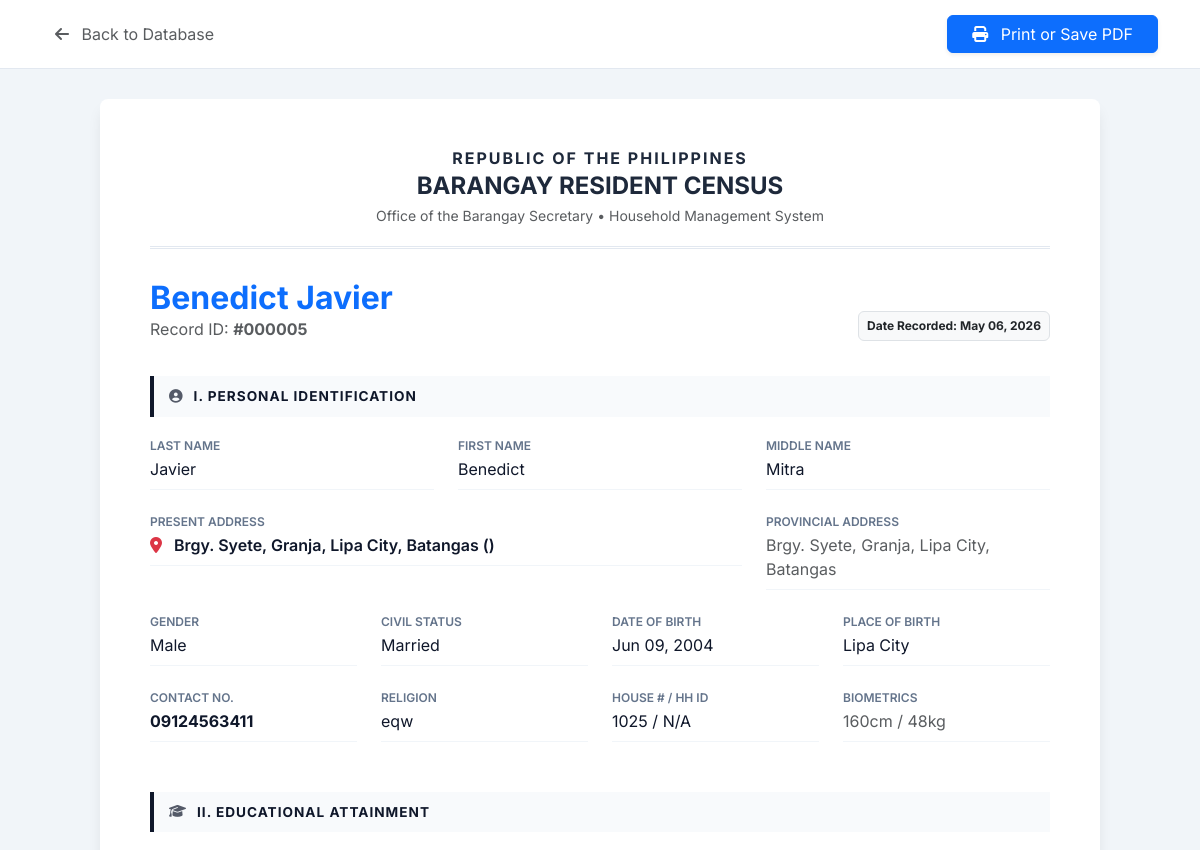
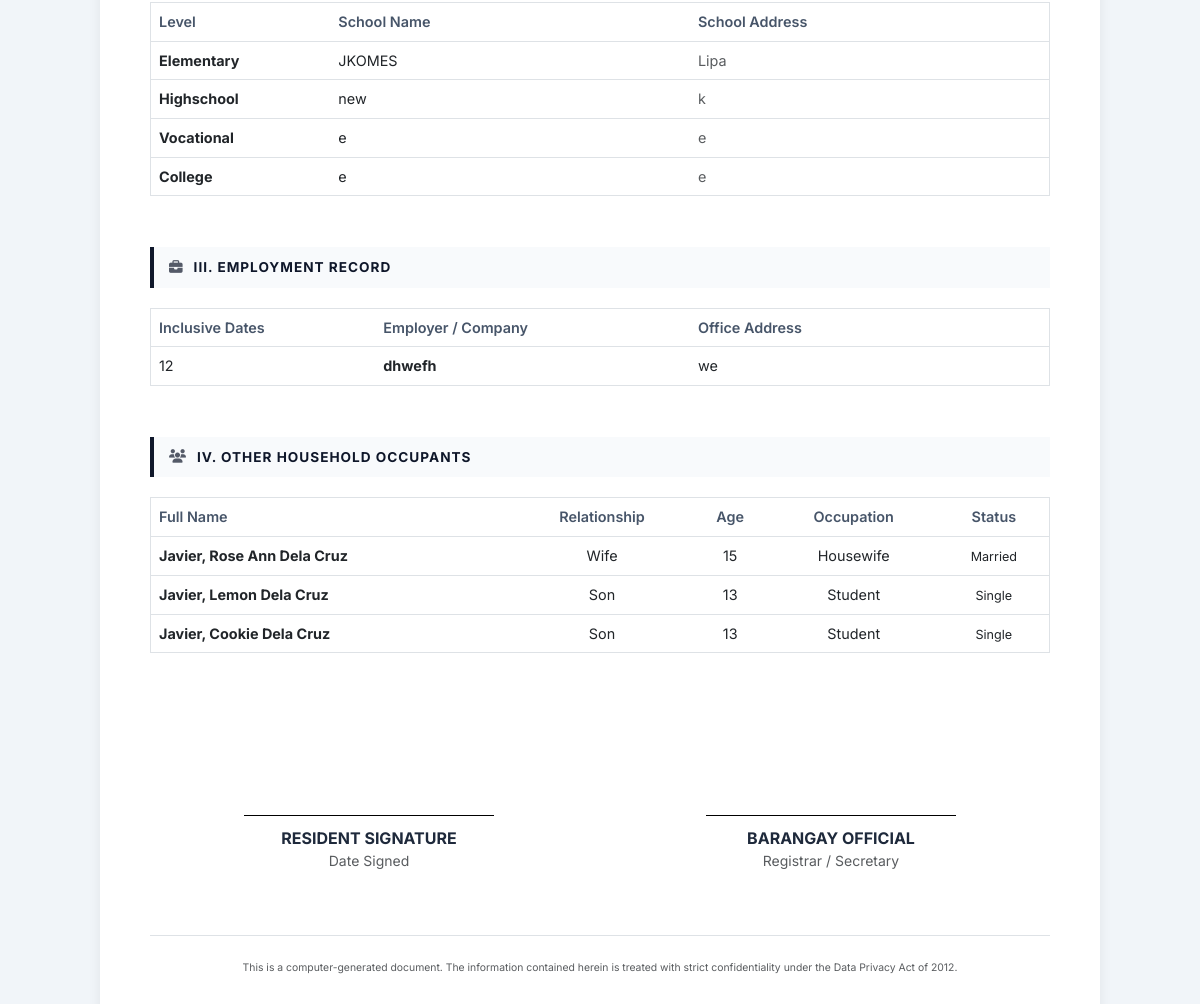
Page /view_details.php?id=5 on the committed database (2 pictures, top to bottom).
### tables this page shows
CREATE TABLE `residents` (
  `resident_id` int(11) NOT NULL,
  `first_name` varchar(100) DEFAULT NULL,
  `middle_name` varchar(100) DEFAULT NULL,
  `last_name` varchar(100) DEFAULT NULL,
  `ownership` enum('Home Owner','Boarder','Renter') NOT NULL,
  `present_address` text DEFAULT NULL,
  `address_type` enum('Owner','Boarder') DEFAULT NULL,
  `provincial_address` text DEFAULT NULL,
  `gender` enum('Male','Female') DEFAULT NULL,
  `civil_status` enum('Single','Married','Widowed','Separated') DEFAULT NULL,
  `birthdate` date DEFAULT NULL,
  `birthplace` varchar(255) DEFAULT NULL,
  `height` varchar(10) DEFAULT NULL,
  `weight` varchar(10) DEFAULT NULL,
  `contact_number` varchar(20) DEFAULT NULL,
  `email_address` varchar(100) DEFAULT NULL,
  `religion` varchar(100) DEFAULT NULL,
  `occupation` varchar(100) DEFAULT NULL,
  `house_number` varchar(50) DEFAULT NULL,
  `household_id` int(11) DEFAULT NULL,
  `status` enum('Registered','Not Registered') NOT NULL DEFAULT 'Not Registered',
  `created_at` timestamp NOT NULL DEFAULT current_timestamp()
);

CREATE TABLE `resident_education` (
  `edu_id` int(11) NOT NULL,
  `resident_id` int(11) DEFAULT NULL,
  `level` varchar(50) DEFAULT NULL,
  `school_name` varchar(255) DEFAULT NULL,
  `school_address` varchar(255) DEFAULT NULL
);

CREATE TABLE `resident_employment` (
  `emp_id` int(11) NOT NULL,
  `resident_id` int(11) DEFAULT NULL,
  `duration` varchar(100) DEFAULT NULL,
  `company` varchar(255) DEFAULT NULL,
  `employer_address` varchar(255) DEFAULT NULL
);

CREATE TABLE `resident_occupants` (
  `occ_id` int(11) NOT NULL,
  `resident_id` int(11) DEFAULT NULL,
  `full_name` varchar(255) DEFAULT NULL,
  `position_in_family` varchar(100) DEFAULT NULL,
  `gender` varchar(255) NOT NULL,
  `age` int(11) DEFAULT NULL,
  `birthdate` date DEFAULT NULL,
  `contact_number` int(25) NOT NULL,
  `civil_status` varchar(50) DEFAULT NULL,
  `occupation` varchar(100) DEFAULT NULL
);

### view_details.php (the view, shortened to what this page needs)
<?php
include("config/db.php");
$resident_id = $conn->real_escape_string($_GET['id']);
$res_query = $conn->query("SELECT * FROM residents WHERE resident_id = $resident_id");
$resident = $res_query->fetch_assoc();
$edu_query = $conn->query("SELECT * FROM resident_education WHERE resident_id = $resident_id");
$emp_query = $conn->query("SELECT * FROM resident_employment WHERE resident_id = $resident_id");
$occ_query = $conn->query("SELECT * FROM resident_occupants WHERE resident_id = $resident_id");
?>
<!DOCTYPE html>
<html lang="en">
<head>
    <link href="https://cdn.jsdelivr.net/npm/bootstrap@5.3.0/dist/css/bootstrap.min.css" rel="stylesheet">
    <link rel="stylesheet" href="https://cdnjs.cloudflare.com/ajax/libs/font-awesome/6.4.0/css/all.min.css">
</head>
<body>
<div class="action-bar no-print">
    <div class="container d-flex justify-content-between align-items-center">
        <a href="view_residents.php" class="btn btn-link text-decoration-none text-muted">
            <i class="fa fa-arrow-left me-2"></i> Back to Database
        </a>
        <div>
            <button onclick="window.print()" class="btn btn-primary px-4 shadow-sm">
                <i class="fa fa-print me-2"></i> Print or Save PDF
            </button>
        </div>
    </div>
</div>
<div class="container mb-5">
    <div class="census-document">
        <div class="official-header text-center">
            <h6 class="mb-1 fw-bold text-uppercase" style="letter-spacing: 2px;">Republic of the Philippines</h6>
            <h4 class="mb-1 fw-bold">BARANGAY RESIDENT CENSUS</h4>
            <p class="text-muted small mb-0">Office of the Barangay Secretary • Household Management System</p>
        </div>
        <div class="row align-items-end mb-4">
            <div class="col-md-8">
                <h2 class="fw-bold mb-0 text-primary"><?= $resident['first_name'] . " " . $resident['last_name'] ?></h2>
                <p class="text-muted mb-0">Record ID: <span class="fw-bold">#<?= str_pad($resident['resident_id'], 6, '0', STR_PAD_LEFT) ?></span></p>
            </div>
            <div class="col-md-4 text-md-end">
                <span class="badge bg-light text-dark border p-2">Date Recorded: <?= date("M d, Y", strtotime($resident['created_at'] ?? 'now')) ?></span>
            </div>
        </div>
        <div class="section-title"><i class="fa fa-user-circle"></i> I. Personal Identification</div>
        <div class="row">
            <div class="col-md-4">
                <span class="label-text">Last Name</span>
                <span class="value-text"><?= $resident['last_name'] ?></span>
            </div>
            <div class="col-md-4">
                <span class="label-text">First Name</span>
                <span class="value-text"><?= $resident['first_name'] ?></span>
            </div>
            <div class="col-md-4">
                <span class="label-text">Middle Name</span>
                <span class="value-text"><?= $resident['middle_name'] ?: '—' ?></span>
            </div>
        </div>
        <div class="row mt-2">
            <div class="col-md-8">
                <span class="label-text">Present Address</span>
                <span class="value-text fw-semibold"><i class="fa fa-map-marker-alt text-danger me-2"></i> <?= $resident['present_address'] ?> (<?= $resident['address_type'] ?>)</span>
            </div>
            <div class="col-md-4">
                <span class="label-text">Provincial Address</span>
                <span class="value-text text-muted small"><?= $resident['provincial_address'] ?: 'None Reported' ?></span>
            </div>
        </div>
        <div class="row mt-2">
            <div class="col-md-3">
                <span class="label-text">Gender</span>
                <span class="value-text"><?= $resident['gender'] ?></span>
            </div>
            <div class="col-md-3">
                <span class="label-text">Civil Status</span>
                <span class="value-text"><?= $resident['civil_status'] ?></span>
            </div>
            <div class="col-md-3">
                <span class="label-text">Date of Birth</span>
                <span class="value-text"><?= date("M d, Y", strtotime($resident['birthdate'])) ?></span>
            </div>
            <div class="col-md-3">
                <span class="label-text">Place of Birth</span>
                <span class="value-text text-truncate"><?= $resident['birthplace'] ?></span>
            </div>
        </div>
        <div class="row mt-2">
            <div class="col-md-3">
                <span class="label-text">Contact No.</span>
                <span class="value-text fw-bold"><?= $resident['contact_number'] ?></span>
            </div>
            <div class="col-md-3">
                <span class="label-text">Religion</span>
                <span class="value-text"><?= $resident['religion'] ?></span>
            </div>
            <div class="col-md-3">
                <span class="label-text">House # / HH ID</span>
                <span class="value-text"><?= $resident['house_number'] ?> / <?= $resident['household_id'] ?: 'N/A' ?></span>
            </div>
            <div class="col-md-3">
                <span class="label-text">Biometrics</span>
                <span class="value-text small text-muted"><?= $resident['height'] ?>cm / <?= $resident['weight'] ?>kg</span>
            </div>
        </div>
        <div class="section-title"><i class="fa fa-graduation-cap"></i> II. Educational Attainment</div>
        <div class="table-responsive">
            <table class="table table-hover border">
                <thead>
                    <tr>
                        <th width="20%">Level</th>
                        <th width="40%">School Name</th>
                        <th width="40%">School Address</th>
                    </tr>
                </thead>
                <tbody>
                    <?php if ($edu_query->num_rows > 0): while($edu = $edu_query->fetch_assoc()): ?>
                        <tr>
                            <td class="fw-bold"><?= $edu['level'] ?></td>
                            <td><?= $edu['school_name'] ?></td>
                            <td class="text-muted"><?= $edu['school_address'] ?></td>
                        </tr>
                    <?php endwhile; else: ?>
                        <tr><td colspan="3" class="text-center py-3 text-muted">No educational records found.</td></tr>
                    <?php endif; ?>
                </tbody>
            </table>
        </div>
        <div class="section-title"><i class="fa fa-briefcase"></i> III. Employment Record</div>
        <div class="table-responsive">
            <table class="table table-hover border">
                <thead>
                    <tr>
                        <th width="25%">Inclusive Dates</th>
                        <th width="35%">Employer / Company</th>
                        <th width="40%">Office Address</th>
                    </tr>
                </thead>
                <tbody>
                    <?php if ($emp_query->num_rows > 0): while($emp = $emp_query->fetch_assoc()): ?>
                        <tr>
                            <td><?= $emp['duration'] ?></td>
                            <td class="fw-bold"><?= $emp['company'] ?></td>
                            <td><?= $emp['employer_address'] ?></td>
                        </tr>
                    <?php endwhile; else: ?>
                        <tr><td colspan="3" class="text-center py-3 text-muted">No employment history provided.</td></tr>
                    <?php endif; ?>
                </tbody>
            </table>
        </div>
        <div class="section-title"><i class="fa fa-users"></i> IV. Other Household Occupants</div>
        <div class="table-responsive">
            <table class="table table-hover border">
                <thead class="text-center">
                    <tr>
                        <th class="text-start">Full Name</th>
                        <th>Relationship</th>
                        <th>Age</th>
                        <th>Occupation</th>
                        <th>Status</th>
                    </tr>
                </thead>
                <tbody>
                    <?php if ($occ_query->num_rows > 0): while($occ = $occ_query->fetch_assoc()): ?>
                        <tr>
                            <td class="fw-bold"><?= $occ['full_name'] ?></td>
                            <td class="text-center"><?= $occ['position_in_family'] ?></td>
                            <td class="text-center"><?= $occ['age'] ?></td>
                            <td class="text-center"><?= $occ['occupation'] ?></td>
                            <td class="text-center"><span class="small"><?= $occ['civil_status'] ?></span></td>
                        </tr>
                    <?php endwhile; else: ?>
                        <tr><td colspan="5" class="text-center py-3 text-muted">No other occupants listed for this household.</td></tr>
                    <?php endif; ?>
                </tbody>
            </table>
        </div>
        <div class="mt-5 pt-5 text-center">
            <div class="row">
                <div class="col-6">
                    <div class="signature-line"></div>
                    <p class="fw-bold mb-0">RESIDENT SIGNATURE</p>
                    <p class="text-muted small">Date Signed</p>
                </div>
                <div class="col-6">
                    <div class="signature-line"></div>
                    <p class="fw-bold mb-0">BARANGAY OFFICIAL</p>
                    <p class="text-muted small">Registrar / Secretary</p>
                </div>
            </div>
        </div>
        <div class="mt-5 pt-4 text-center border-top">
            <p class="text-muted" style="font-size: 0.65rem;">
                This is a computer-generated document. The information contained herein is treated with strict confidentiality under the Data Privacy Act of 2012.
            </p>
        </div>
    </div>
</div>
</body>
</html>

### view_details.php (style rules this page uses)
:root { --bs-primary: #0f172a; --bs-secondary: #64748b; }
body { background-color: #f1f5f9; font-family: 'Inter', sans-serif; color: #1e293b; }
.action-bar { background: white; border-bottom: 1px solid #e2e8f0; padding: 15px 0; margin-bottom: 30px; position: sticky; top: 0; z-index: 1000; }
.census-document { background: white; padding: 50px; border-radius: 8px; box-shadow: 0 10px 15px -3px rgba(0, 0, 0, 0.1); max-width: 1000px; margin: 0 auto; }
.official-header { border-bottom: 3px double #e2e8f0; margin-bottom: 30px; padding-bottom: 20px; }
.section-title { background: #f8fafc; color: var(--bs-primary); padding: 10px 15px; font-weight: 700; margin-top: 35px; margin-bottom: 20px; text-transform: uppercase; font-size: 0.85rem; letter-spacing: 1px; border-left: 4px solid var(--bs-primary); display: flex; align-items: center; }
.section-title i { margin-right: 10px; opacity: 0.7; }
.label-text { font-weight: 600; color: #64748b; font-size: 0.75rem; text-transform: uppercase; display: block; margin-bottom: 2px; }
.value-text { display: block; padding-bottom: 8px; margin-bottom: 15px; font-size: 1rem; color: #0f172a; border-bottom: 1px solid #f1f5f9; }
.table { font-size: 0.9rem; }
.table thead { background-color: #f8fafc; }
.table thead th { font-weight: 600; color: #475569; border-bottom-width: 1px; }
.signature-line { border-top: 1px solid #000; width: 250px; margin: 50px auto 10px auto; }

### rows in the picture
residents: first_name "Benedict", last_name "Javier", resident_id "000005", created_at "May 06, 2026", middle_name "Mitra", present_address "Brgy. Syete, Granja, Lipa City, Batangas", provincial_address "Brgy. Syete, Granja, Lipa City, Batangas", gender "Male", civil_status "Married", birthdate "Jun 09, 2004", birthplace "Lipa City", contact_number "09124563411", religion "eqw", house_number "1025", household "N/A", height "160", weight "48"
resident_education: level "Elementary", school_name "JKOMES", school_address "Lipa"
resident_education: level "Highschool", school_name "new", school_address "k"
resident_education: level "Vocational", school_name "e", school_address "e"
resident_education: level "College", school_name "e", school_address "e"
resident_employment: duration "12", company "dhwefh", employer_address "we"
resident_occupants: full_name "Javier, Rose Ann Dela Cruz", position_in_family "Wife", age "15", occupation "Housewife", civil_status "Married"
resident_occupants: full_name "Javier, Lemon Dela Cruz", position_in_family "Son", age "13", occupation "Student", civil_status "Single"
resident_occupants: full_name "Javier, Cookie Dela Cruz", position_in_family "Son", age "13", occupation "Student", civil_status "Single"
